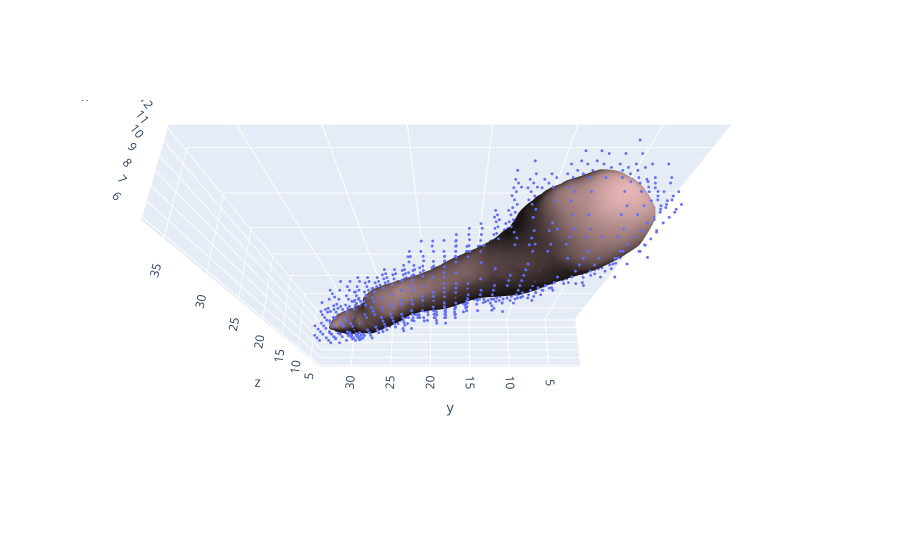

The notebook cell saved with this chart:
### Code cell
fig = cld.draw(list(SPAM_vols.values())[0], th_min=0.2)
cld.draw(list(SPAM_meshes.values())[0], fig=fig)

### Figure 1 — Plotly figure (JSON) as saved in the notebook; plotly's stock layout.template omitted (floating-point values rounded to 4 significant figures; data arrays with more than 128 entries replaced by an {"elided": "..."} marker saying what was removed)
{"data": [{"marker": {"opacity": 1, "size": 1}, "mode": "markers", "type": "scatter3d", "x": {"elided": "1659 int values"}, "y": {"elided": "1659 int values"}, "z": {"elided": "1659 int values"}}, {"color": "rgb(255,200,200)", "i": {"elided": "2614 int values"}, "j": {"elided": "2614 int values"}, "k": {"elided": "2614 int values"}, "lighting": {"ambient": 0.1}, "lightposition": {"x": 0, "y": 0, "z": 0}, "opacity": 1, "type": "mesh3d", "x": {"elided": "1307 float values"}, "y": {"elided": "1307 float values"}, "z": {"elided": "1307 float values"}}], "layout": {"legend": {"itemsizing": "constant"}, "scene": {"aspectmode": "data", "camera": {"eye": {"x": -0.8, "y": 0, "z": 2}}}, "title": {"text": ""}}}
